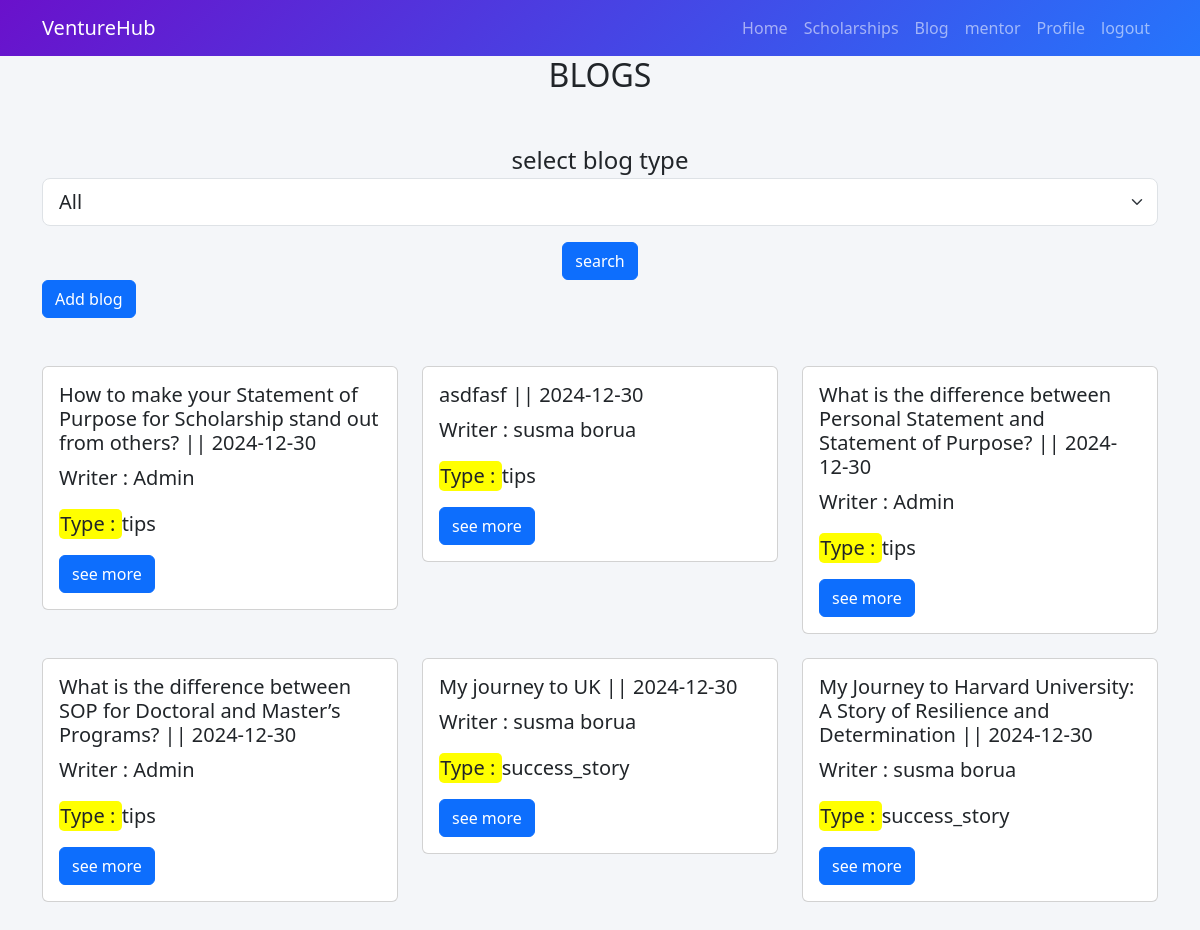
Screenshot of /blogs.php (signed in) with the database file from the repository.
### tables this page shows
CREATE TABLE `blog` (
  `id` int(11) NOT NULL,
  `title` varchar(500) NOT NULL,
  `description` varchar(5000) NOT NULL,
  `date` date NOT NULL DEFAULT current_timestamp(),
  `writer` varchar(255) NOT NULL,
  `type` varchar(255) NOT NULL,
  `stu_id` int(11) DEFAULT NULL
);

### db.php (called while the page is built, shortened)
<?php
class DBController
{
    private $conn;
    function __construct()
    {
        $this->conn = mysqli_connect("localhost", "root", "", "studentscholarship");
    }
    function readData($query)
    {
        $result = mysqli_query($this->conn, $query);
        while ($row = mysqli_fetch_assoc($result)) {
            $data[] = $row;
        }
        if (!empty($data)) {
            return $data;
        }
        return null;
    }
}

### blogs.php (the view, shortened to what this page needs)
<!DOCTYPE html>
<html lang="en">
<head>
    <link href="https://cdn.jsdelivr.net/npm/bootstrap@5.3.0/dist/css/bootstrap.min.css" rel="stylesheet">
    <link rel="stylesheet" href="style.css">
</head>
<body>
    <?php
    include('nav.php');
    ?>
    <h2 class="text-center">BLOGS</h2>
    <div class="container my-5">
        <form action="blogs.php" method="post" class="d-flex flex-column align-items-center">
            <label for="">select blog type</label>
            <select class="form-select form-select-lg mb-3" aria-label="Large select example" name="blog_type">
                <option value="all" selected>All</option>
            </select>
            <input type="submit" value="search" class="btn btn-primary center" name="search">
        </form>
        <div class="mb-5">
            <a href="addBlog.php" class="btn btn-primary m-8">Add blog</a>
        </div>
        <div class="row">
            <?php
            if (isset($_POST["search"]) && $_POST["blog_type"] == "all") {
                $sql = "SELECT * FROM blog";
            } else if (isset($_POST["search"])) {
                $blog_type = $_POST["blog_type"];
                $sql = "SELECT * FROM blog WHERE type = '$blog_type'";
            } else {
                $sql = "SELECT * FROM blog";
            }
            $rows = $db->readData($sql);
            if (!empty($rows)) {
                foreach ($rows as $k => $v) {
            ?>
                    <div class="col-md-4 mb-4">
                        <div class="card">
                            <div class="card-body">
                                <h5 class="card-title"><?php echo $rows[$k]['title'] . " || " . $rows[$k]['date'] ?></h5>
                                <p class="card-text">Writer : <?php echo $rows[$k]['writer'] ?></p>
                                <p class="card-text"><span class="fs-5" id="highlight">Type : </span><?php echo $rows[$k]['type'] ?></p>
                                <a href="blogDetails.php?blog_id=<?php echo $rows[$k]['id'] ?>" class="btn btn-primary">see more</a>
                            </div>
                        </div>
                    </div>
            <?php
                }
            }
            ?>
        </div>
    </div>
</body>
</html>

### style.css (style rules this page uses)
* { margin: 0; padding: 0px; }
body { background-color: #f4f6f9; }
p { font-size: 20px; }
label { font-size: 24px; }
input { font-size: 18px; }
#highlight { background-color: yellow; padding: 1.2px; border-radius: 5px; }

### rows the page displays
blog: title "How to make your Statement of Purpose for Scholarship stand out from others?", date "2024-12-30", writer "Admin", type "tips"
blog: title "asdfasf", date "2024-12-30", writer "susma borua", type "tips"
blog: title "What is the difference between Personal Statement and Statement of Purpose?", date "2024-12-30", writer "Admin", type "tips"
blog: title "What is the difference between SOP for Doctoral and Master’s Programs?", date "2024-12-30", writer "Admin", type "tips"
blog: title "My journey to UK", date "2024-12-30", writer "susma borua", type "success_story"
blog: title "My Journey to Harvard University: A Story of Resilience and Determination", date "2024-12-30", writer "susma borua", type "success_story"
